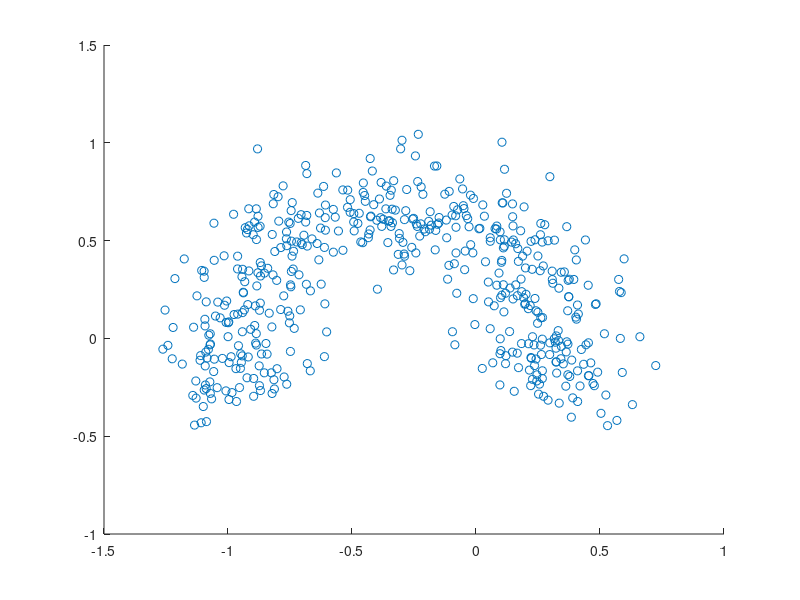

Here is the MATLAB script that generated this plot: (Note: this script raises an error after producing the figure.)
%% Synthetic Data Generator
clear; clc;

N = 500;
sd = 0.15;
r0 = 2/3;
N_junk_features = 100;

rr_a = r0+ normrnd(0,sd,[N,1]);
rr_b = r0+ normrnd(0,sd,[N,1]);
theta_a = random('unif',-pi/6,pi*7/6,[N,1]);
theta_b = random('unif',-pi*7/6,pi/6,[N,1]);

xx_a = ones(N,1)*[-1/3,0] + (rr_a*ones(1,2)).*[cos(theta_a),sin(theta_a)];
xx_b = ones(N,1)*[1/3,0] + (rr_b*ones(1,2)).*[cos(theta_b),sin(theta_b)];

%% Adding Unrepresentative "Junk Features"

N_rand=rand(N,N_junk_features); 
xx_a=[xx_a N_rand];

N_rand=rand(N,N_junk_features); 
xx_b=[xx_b N_rand];

X=[xx_a;xx_b];

Y=[ones(N,1); -ones(N,1)];


%% Plot
figure
Font_size=15;
acolor=[0.5,0,0];
s=scatter(xx_a(:,1),xx_a(:,2));hold on

s.LineWidth = 0.4;
s.MarkerEdgeColor = acolor;
s.MarkerFaceColor = acolor;

acolor=[0,0,0.5];
s=scatter(xx_b(:,1),xx_b(:,2),'*')
s.MarkerEdgeColor = acolor;
s.MarkerFaceColor = acolor;

%% 
grid on
axis ([-1.4 1.4 -1.1 1.1])
set(gca,'FontSize',13)
xlabel('X_1','FontSize',Font_size)
ylabel('X_2','FontSize',Font_size)
aux = get(gca,'Children');

ax= gca;
ax.Position= [0.1 0.1100 0.87 0.85];

aux = get(gca,'Children');
lgd= legend([aux(2),aux(1)],'Class 1','Class 2','Location','NorthEast');
lgd.FontSize = Font_size;

%% figure
% Font_size=15;
% acolor=[0.5,0,0];
% s=scatter3(xx_a(:,1),xx_a(:,2),xx_a(:,3));hold on
% 
% s.LineWidth = 0.4;
% s.MarkerEdgeColor = acolor;
% s.MarkerFaceColor = acolor;
% 
% acolor=[0,0,0.5];
% s=scatter3(xx_b(:,1),xx_b(:,2),xx_b(:,3),'*')
% s.MarkerEdgeColor = acolor;
% s.MarkerFaceColor = acolor;
